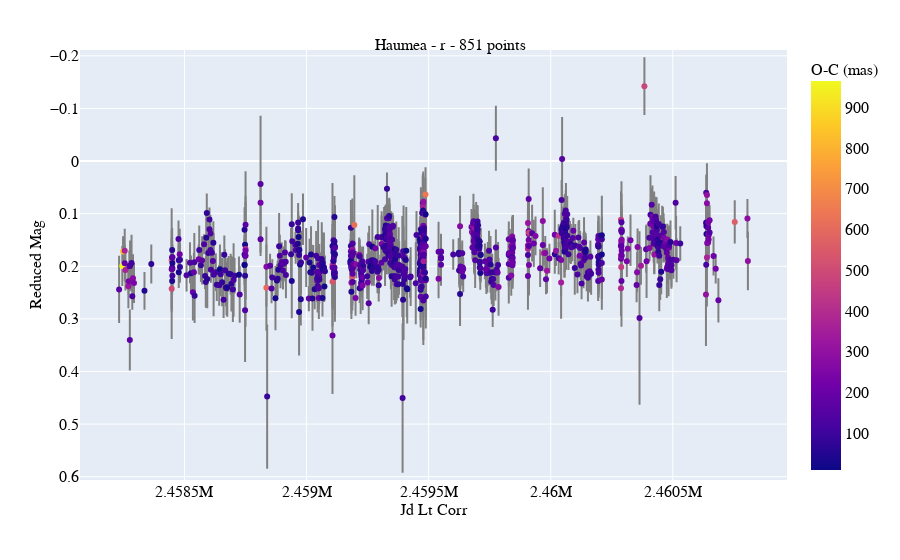

The notebook cell this image was saved under:
### Code cell
plots.general(filter_code='r',
              show_yerr=True,
              show_color=True,
              table=tab,
              y_column='mag_corr_by_rot',
              save_path=string+'_general_r_corr.jpg')

### Figure 1 — Plotly figure (JSON) as saved in the notebook; plotly's stock layout.template omitted (floating-point values rounded to 4 significant figures; data arrays with more than 128 entries replaced by an {"elided": "..."} marker saying what was removed)
{"data": [{"cliponaxis": true, "error_y": {"array": {"elided": "851 float values"}, "color": "gray", "type": "data", "width": 1}, "hovertemplate": "jd_lt_corr=%{x}<br>mag_corr_by_rot=%{y}<br>O-C (mas)=%{marker.color}<extra></extra>", "legendgroup": "", "marker": {"color": {"elided": "851 float values"}, "coloraxis": "coloraxis", "symbol": "circle"}, "mode": "markers", "name": "", "orientation": "v", "showlegend": false, "type": "scatter", "x": {"elided": "851 float values"}, "xaxis": "x", "y": {"elided": "851 float values"}, "yaxis": "y"}], "layout": {"coloraxis": {"colorbar": {"tickfont": {"color": "black", "family": "serif", "size": 16}, "title": {"font": {"color": "black", "family": "serif", "size": 16}, "text": "O-C (mas)"}}, "colorscale": [[0, "#0d0887"], [0.1111, "#46039f"], [0.2222, "#7201a8"], [0.3333, "#9c179e"], [0.4444, "#bd3786"], [0.5556, "#d8576b"], [0.6667, "#ed7953"], [0.7778, "#fb9f3a"], [0.8889, "#fdca26"], [1, "#f0f921"]]}, "font": {"color": "black", "family": "serif", "size": 16}, "legend": {"tracegroupgap": 0}, "margin": {"t": 50}, "title": {"font": {"color": "black", "family": "serif", "size": 16}, "text": "Haumea - r - 851 points", "x": 0.5, "y": 0.93}, "xaxis": {"anchor": "y", "domain": [0, 1], "tickfont": {"color": "black", "family": "serif", "size": 16}, "title": {"font": {"color": "black", "family": "serif", "size": 16}, "standoff": 4, "text": "Jd Lt Corr"}}, "yaxis": {"anchor": "x", "autorange": false, "domain": [0, 1], "range": [0.6063, -0.2111], "tickfont": {"color": "black", "family": "serif", "size": 16}, "title": {"font": {"color": "black", "family": "serif", "size": 16}, "standoff": 4, "text": "Reduced Mag"}}}}
